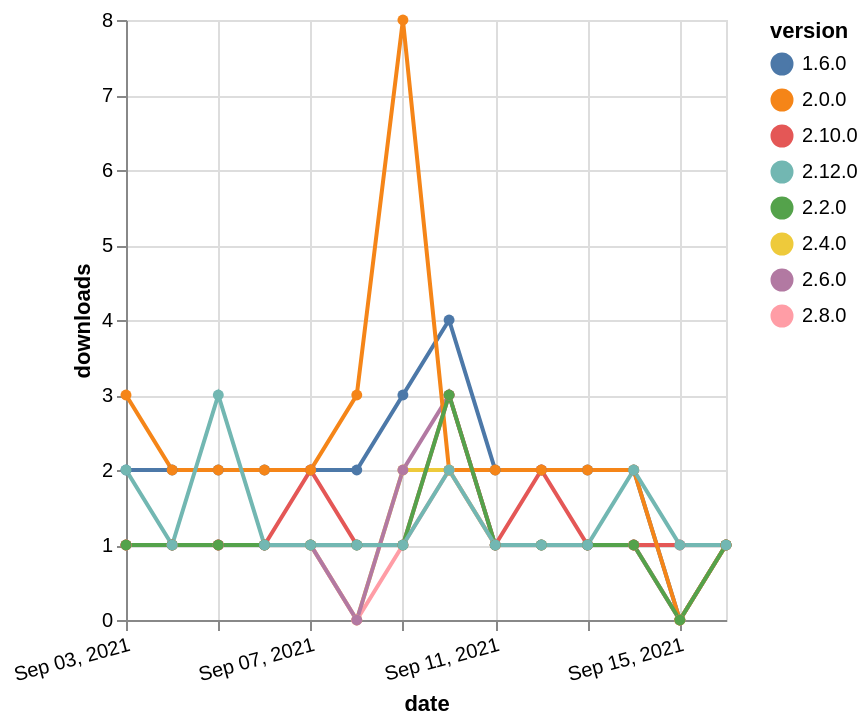

Express this chart as Vega-Lite.
### Vega-Lite specification from a JSON file in a GitHub repository (floating-point values rounded to 4 significant figures)
{"$schema": "https://vega.github.io/schema/vega-lite/v5.json", "description": "A simple bar chart with embedded data.", "data": {"values": [{"date": "2021-09-03", "total": 2317, "delta": 2, "version": "1.6.0"}, {"date": "2021-09-04", "total": 2319, "delta": 2, "version": "1.6.0"}, {"date": "2021-09-05", "total": 2321, "delta": 2, "version": "1.6.0"}, {"date": "2021-09-06", "total": 2323, "delta": 2, "version": "1.6.0"}, {"date": "2021-09-07", "total": 2325, "delta": 2, "version": "1.6.0"}, {"date": "2021-09-08", "total": 2327, "delta": 2, "version": "1.6.0"}, {"date": "2021-09-09", "total": 2330, "delta": 3, "version": "1.6.0"}, {"date": "2021-09-10", "total": 2334, "delta": 4, "version": "1.6.0"}, {"date": "2021-09-11", "total": 2336, "delta": 2, "version": "1.6.0"}, {"date": "2021-09-12", "total": 2338, "delta": 2, "version": "1.6.0"}, {"date": "2021-09-13", "total": 2340, "delta": 2, "version": "1.6.0"}, {"date": "2021-09-14", "total": 2342, "delta": 2, "version": "1.6.0"}, {"date": "2021-09-15", "total": 2342, "delta": 0, "version": "1.6.0"}, {"date": "2021-09-16", "total": 2343, "delta": 1, "version": "1.6.0"}, {"date": "2021-09-03", "total": 200, "delta": 1, "version": "2.4.0"}, {"date": "2021-09-04", "total": 201, "delta": 1, "version": "2.4.0"}, {"date": "2021-09-05", "total": 202, "delta": 1, "version": "2.4.0"}, {"date": "2021-09-06", "total": 203, "delta": 1, "version": "2.4.0"}, {"date": "2021-09-07", "total": 204, "delta": 1, "version": "2.4.0"}, {"date": "2021-09-08", "total": 204, "delta": 0, "version": "2.4.0"}, {"date": "2021-09-09", "total": 206, "delta": 2, "version": "2.4.0"}, {"date": "2021-09-10", "total": 208, "delta": 2, "version": "2.4.0"}, {"date": "2021-09-11", "total": 209, "delta": 1, "version": "2.4.0"}, {"date": "2021-09-12", "total": 210, "delta": 1, "version": "2.4.0"}, {"date": "2021-09-13", "total": 211, "delta": 1, "version": "2.4.0"}, {"date": "2021-09-14", "total": 212, "delta": 1, "version": "2.4.0"}, {"date": "2021-09-15", "total": 212, "delta": 0, "version": "2.4.0"}, {"date": "2021-09-16", "total": 213, "delta": 1, "version": "2.4.0"}, {"date": "2021-09-03", "total": 177, "delta": 1, "version": "2.8.0"}, {"date": "2021-09-04", "total": 178, "delta": 1, "version": "2.8.0"}, {"date": "2021-09-05", "total": 179, "delta": 1, "version": "2.8.0"}, {"date": "2021-09-06", "total": 180, "delta": 1, "version": "2.8.0"}, {"date": "2021-09-07", "total": 181, "delta": 1, "version": "2.8.0"}, {"date": "2021-09-08", "total": 181, "delta": 0, "version": "2.8.0"}, {"date": "2021-09-09", "total": 182, "delta": 1, "version": "2.8.0"}, {"date": "2021-09-10", "total": 184, "delta": 2, "version": "2.8.0"}, {"date": "2021-09-11", "total": 185, "delta": 1, "version": "2.8.0"}, {"date": "2021-09-12", "total": 186, "delta": 1, "version": "2.8.0"}, {"date": "2021-09-13", "total": 187, "delta": 1, "version": "2.8.0"}, {"date": "2021-09-14", "total": 188, "delta": 1, "version": "2.8.0"}, {"date": "2021-09-15", "total": 188, "delta": 0, "version": "2.8.0"}, {"date": "2021-09-16", "total": 189, "delta": 1, "version": "2.8.0"}, {"date": "2021-09-03", "total": 200, "delta": 1, "version": "2.6.0"}, {"date": "2021-09-04", "total": 201, "delta": 1, "version": "2.6.0"}, {"date": "2021-09-05", "total": 202, "delta": 1, "version": "2.6.0"}, {"date": "2021-09-06", "total": 203, "delta": 1, "version": "2.6.0"}, {"date": "2021-09-07", "total": 204, "delta": 1, "version": "2.6.0"}, {"date": "2021-09-08", "total": 204, "delta": 0, "version": "2.6.0"}, {"date": "2021-09-09", "total": 206, "delta": 2, "version": "2.6.0"}, {"date": "2021-09-10", "total": 209, "delta": 3, "version": "2.6.0"}, {"date": "2021-09-11", "total": 210, "delta": 1, "version": "2.6.0"}, {"date": "2021-09-12", "total": 211, "delta": 1, "version": "2.6.0"}, {"date": "2021-09-13", "total": 212, "delta": 1, "version": "2.6.0"}, {"date": "2021-09-14", "total": 213, "delta": 1, "version": "2.6.0"}, {"date": "2021-09-15", "total": 213, "delta": 0, "version": "2.6.0"}, {"date": "2021-09-16", "total": 214, "delta": 1, "version": "2.6.0"}, {"date": "2021-09-03", "total": 197, "delta": 1, "version": "2.10.0"}, {"date": "2021-09-04", "total": 198, "delta": 1, "version": "2.10.0"}, {"date": "2021-09-05", "total": 199, "delta": 1, "version": "2.10.0"}, {"date": "2021-09-06", "total": 200, "delta": 1, "version": "2.10.0"}, {"date": "2021-09-07", "total": 202, "delta": 2, "version": "2.10.0"}, {"date": "2021-09-08", "total": 203, "delta": 1, "version": "2.10.0"}, {"date": "2021-09-09", "total": 204, "delta": 1, "version": "2.10.0"}, {"date": "2021-09-10", "total": 207, "delta": 3, "version": "2.10.0"}, {"date": "2021-09-11", "total": 208, "delta": 1, "version": "2.10.0"}, {"date": "2021-09-12", "total": 210, "delta": 2, "version": "2.10.0"}, {"date": "2021-09-13", "total": 211, "delta": 1, "version": "2.10.0"}, {"date": "2021-09-14", "total": 212, "delta": 1, "version": "2.10.0"}, {"date": "2021-09-15", "total": 213, "delta": 1, "version": "2.10.0"}, {"date": "2021-09-16", "total": 214, "delta": 1, "version": "2.10.0"}, {"date": "2021-09-03", "total": 2492, "delta": 3, "version": "2.0.0"}, {"date": "2021-09-04", "total": 2494, "delta": 2, "version": "2.0.0"}, {"date": "2021-09-05", "total": 2496, "delta": 2, "version": "2.0.0"}, {"date": "2021-09-06", "total": 2498, "delta": 2, "version": "2.0.0"}, {"date": "2021-09-07", "total": 2500, "delta": 2, "version": "2.0.0"}, {"date": "2021-09-08", "total": 2503, "delta": 3, "version": "2.0.0"}, {"date": "2021-09-09", "total": 2511, "delta": 8, "version": "2.0.0"}, {"date": "2021-09-10", "total": 2513, "delta": 2, "version": "2.0.0"}, {"date": "2021-09-11", "total": 2515, "delta": 2, "version": "2.0.0"}, {"date": "2021-09-12", "total": 2517, "delta": 2, "version": "2.0.0"}, {"date": "2021-09-13", "total": 2519, "delta": 2, "version": "2.0.0"}, {"date": "2021-09-14", "total": 2521, "delta": 2, "version": "2.0.0"}, {"date": "2021-09-15", "total": 2521, "delta": 0, "version": "2.0.0"}, {"date": "2021-09-16", "total": 2522, "delta": 1, "version": "2.0.0"}, {"date": "2021-09-03", "total": 263, "delta": 1, "version": "2.2.0"}, {"date": "2021-09-04", "total": 264, "delta": 1, "version": "2.2.0"}, {"date": "2021-09-05", "total": 265, "delta": 1, "version": "2.2.0"}, {"date": "2021-09-06", "total": 266, "delta": 1, "version": "2.2.0"}, {"date": "2021-09-07", "total": 267, "delta": 1, "version": "2.2.0"}, {"date": "2021-09-08", "total": 268, "delta": 1, "version": "2.2.0"}, {"date": "2021-09-09", "total": 269, "delta": 1, "version": "2.2.0"}, {"date": "2021-09-10", "total": 272, "delta": 3, "version": "2.2.0"}, {"date": "2021-09-11", "total": 273, "delta": 1, "version": "2.2.0"}, {"date": "2021-09-12", "total": 274, "delta": 1, "version": "2.2.0"}, {"date": "2021-09-13", "total": 275, "delta": 1, "version": "2.2.0"}, {"date": "2021-09-14", "total": 276, "delta": 1, "version": "2.2.0"}, {"date": "2021-09-15", "total": 276, "delta": 0, "version": "2.2.0"}, {"date": "2021-09-16", "total": 277, "delta": 1, "version": "2.2.0"}, {"date": "2021-09-03", "total": 124, "delta": 2, "version": "2.12.0"}, {"date": "2021-09-04", "total": 125, "delta": 1, "version": "2.12.0"}, {"date": "2021-09-05", "total": 128, "delta": 3, "version": "2.12.0"}, {"date": "2021-09-06", "total": 129, "delta": 1, "version": "2.12.0"}, {"date": "2021-09-07", "total": 130, "delta": 1, "version": "2.12.0"}, {"date": "2021-09-08", "total": 131, "delta": 1, "version": "2.12.0"}, {"date": "2021-09-09", "total": 132, "delta": 1, "version": "2.12.0"}, {"date": "2021-09-10", "total": 134, "delta": 2, "version": "2.12.0"}, {"date": "2021-09-11", "total": 135, "delta": 1, "version": "2.12.0"}, {"date": "2021-09-12", "total": 136, "delta": 1, "version": "2.12.0"}, {"date": "2021-09-13", "total": 137, "delta": 1, "version": "2.12.0"}, {"date": "2021-09-14", "total": 139, "delta": 2, "version": "2.12.0"}, {"date": "2021-09-15", "total": 140, "delta": 1, "version": "2.12.0"}, {"date": "2021-09-16", "total": 141, "delta": 1, "version": "2.12.0"}]}, "width": "container", "mark": {"type": "line", "point": {"filled": true}}, "encoding": {"x": {"field": "date", "type": "temporal", "timeUnit": "yearmonthdate", "title": "date", "axis": {"labelAngle": -15}}, "y": {"field": "delta", "type": "quantitative", "title": "downloads"}, "color": {"field": "version", "type": "nominal"}, "tooltip": {"field": "delta"}}}
